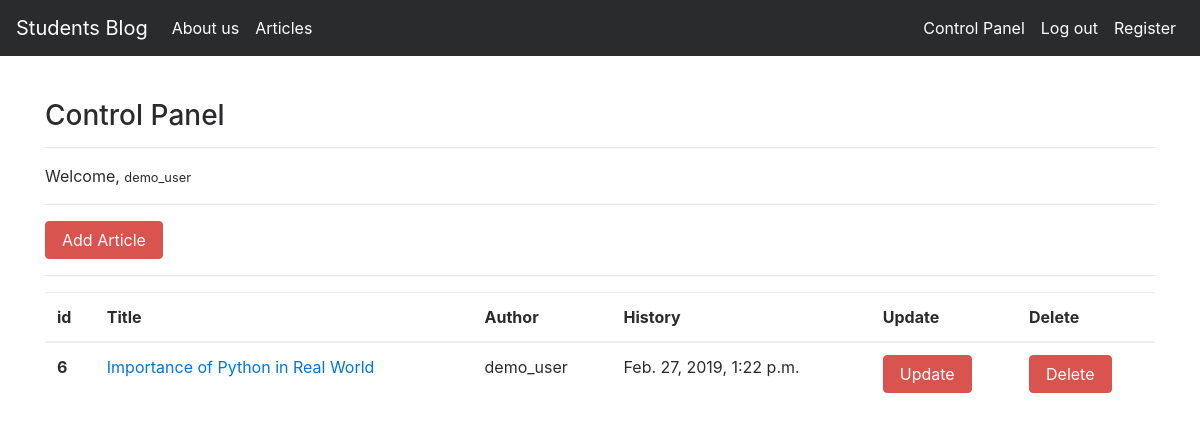
Screenshot of /articles/dashboard/ (signed in) with the database file from the repository.
### article/models.py (models this page shows, shortened)
class Article(models.Model):
    author = models.ForeignKey("auth.User",on_delete = models.CASCADE,verbose_name = "Yazar ")
    title = models.CharField(max_length=50, verbose_name= "Title")
    content = RichTextField()
    created_date = models.DateTimeField(auto_now_add=True,verbose_name="Date Created")
    article_image = models.FileField(blank = True,null = True,verbose_name="Add Photo to Article")
    class Meta:
        ordering = ['-created_date']

### article/views.py (the view)
# urls.py: path('dashboard/',views.dashboard,name = "dashboard"),
@login_required(login_url = "user:login")
def dashboard(request):
    articles = Article.objects.filter(author = request.user)
    context = {
        "articles":articles
    }
    return render(request,"dashboard.html",context)

### templates/dashboard.html
{% extends "layout.html" %}
{% block body %}
<h3>Control Panel</h3>
<hr>
<p>
    Welcome, <small>{{request.user.username}}</small>
</p>
<hr>
<a class = "btn btn-danger" href = "{% url 'article:addarticle' %}">Add Article </a>
<hr>
{% if articles %}
<table class="table">
        <thead>
          <tr>
            <th scope="col">id</th>
            <th scope="col">Title</th>
            <th scope="col">Author</th>
            <th scope="col">History</th>
            <th scope="col">Update</th>
            <th scope="col">Delete</th>
          </tr>
        </thead>
        <tbody>
          {% for article in articles %}
          <tr>
            <th scope="row">{{article.id}}</th>
            <td><a href="{% url 'article:detail' article.id %}">{{article.title}}</a></td>
            <td>{{article.author.username}}</td>
            <td>{{article.created_date}}</td>
            <td><a href="{% url 'article:update' article.id %}" class = "btn btn-danger">Update</a></td>
            <td><a href="{% url 'article:delete' article.id %}" class = "btn btn-danger">Delete</a> </td>
          </tr>
          {% endfor %}
        </tbody>
      </table>
{% else %}
<div class = "alert alert-danger">
    You have no artice yet...
</div>
{% endif %}
{% endblock body %}

### rows the page displays
Article: id "6", title "Importance of Python in Real World", author.username "demo_user", created_date "Feb. 27, 2019, 1:22 p.m."

### other values shown
{{ request.user.username }} "demo_user"
